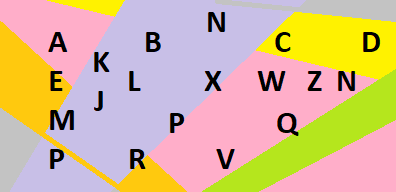
#> input picture Redimensionnement image/image_original.png, 396 x 192 px
$ python 'Test Redimensionnement.py'
#> lines starting #> are read from the running program, lines starting #| are printed output that depends on the picture
### UtilityFunctions.py
import math
import numpy as np


# [12 lines left out: function hue_to_rgb, not called in this run]


def v_to_255(v):
    return int(min(255, 256 * v))


# [43 lines left out: functions hsl_to_rgb, rgb_to_hsl, not called in this run]


def get_ar_height(width, ratio):
    ratio_width, ratio_height = ratio
    return width * ratio_height / ratio_width


def get_ar_width(height, ratio):
    ratio_width, ratio_height = ratio
    return height * ratio_width / ratio_height


# [46 lines left out: functions list_to_matrix, matrix_to_list, modify_pixel_brightness, linear_interpolate, not called in this run]


def resize_bilinear(pixels, size, new_size):
    width, height = size
    new_width, new_height = new_size
    new_pixels = []
    x_ratio = float(width - 1) / new_width
    y_ratio = float(height - 1) / new_height
    for i in range(new_height):
        for j in range(new_width):
            x = int(x_ratio * j)
            y = int(y_ratio * i)
            x_diff = (x_ratio * j) - x
            y_diff = (y_ratio * i) - y
            index = y * width + x
            a_r, a_g, a_b = pixels[index]
            b_r, b_g, b_b = pixels[index + 1]
            c_r, c_g, c_b = pixels[index + width]
            d_r, d_g, d_b = pixels[index + width + 1]

            y_b = a_b * (1 - x_diff) * (1 - y_diff) + b_b * x_diff * (1 - y_diff) + c_b * y_diff * (
                    1 - x_diff) + d_b * (x_diff * y_diff)
            y_g = a_g * (1 - x_diff) * (1 - y_diff) + b_g * x_diff * (1 - y_diff) + c_g * y_diff * (
                    1 - x_diff) + d_g * (x_diff * y_diff)
            y_r = a_r * (1 - x_diff) * (1 - y_diff) + b_r * x_diff * (1 - y_diff) + c_r * y_diff * (
                    1 - x_diff) + d_r * (x_diff * y_diff)
            new_pixels.append((int(y_r), int(y_g), int(y_b)))
    return new_pixels


# [196 lines left out: functions anti_aliasing_000, rotate_aliasing, convert_bin, convert_to_bin, convert_from_bin, thresholding_wv and 6 more, not called in this run]

### MainFunctions.py
import os
import shutil

import numpy
from PIL import Image

import UtilityFunctions
import matplotlib.pyplot as plt
from UtilityFunctions import *


# [46 lines left out: functions show_histogram, modify_image_brightness, apply_convolution, not called in this run]


def resize(pixels, old_size, factor):
    w, h = old_size
    if factor == 0:
        factor = 1
    new_size = (int(w * abs(factor)), int(h * abs(factor)))
    if old_size == new_size:
        return pixels.copy(), old_size
    else:
        return resize_bilinear(pixels, old_size, new_size), new_size


# [141 lines left out: functions rotate, image_dilation, image_erosion, image_Opening, image_Closing, edge_extraction and 1 more, not called in this run]

### Redimensionnement image/Test Redimensionnement.py
from MainFunctions import *

image = Image.open('image_original.png')
#> image is the input picture: PIL image 396x192 RGB; mean R, G, B 215.8, 186.4, 152.3
pixels = list(image.getdata())
#> pixels = 76032 items
factor = 0.5     # Facteur de Redimensionnement   Testé ( 0.5 , 2 )
new_pixels, new_size = resize(pixels, image.size, factor)
#> after the loop in resize_bilinear, `for i in range(new_height):`: new_pixels = 19008 items, first 6: (255, 174, 201), (255, 174, 201), (255, 174, 201), (255, 174, 201), (255, 174, 201), (255, 174, 201)
#> new_size = (198, 96)
image_out = Image.new(image.mode, new_size)
#> image_out: PIL image 198x96 RGB; every value is 0
image_out.putdata(new_pixels)
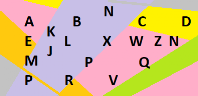
#> image_out: PIL image 198x96 RGB; mean R, G, B 215.7, 186.3, 152.4
if abs(factor) > 1:
    image_out.save('Big_image.png')
elif 0 < abs(factor) < 1:
    image_out.save('Small_image.png')
